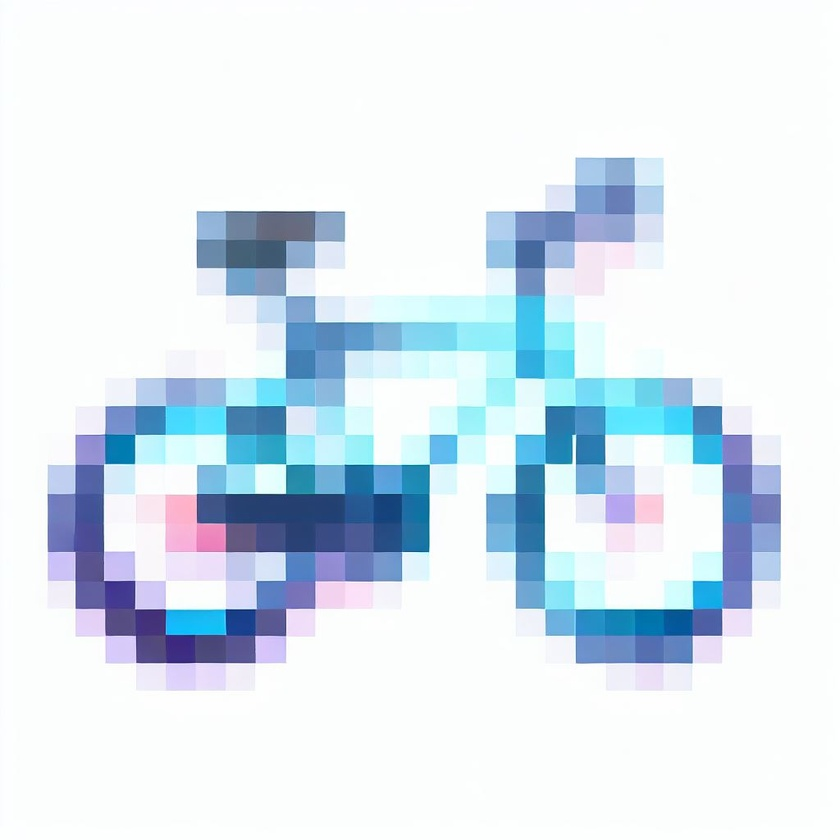
#> input picture images/Ch5/bike.jpeg, 840 x 840 px, shrunk from 1024 x 1024 before the run, found by its file name
$ jupyter execute --allow-errors contour_height.ipynb
#> lines starting #> are read from the running program, lines starting #| are printed output that depends on the picture; after the words box and inside, x2 and y2 are one past the last pixel; in counts of white or black regions, pixels touching at a corner belong together
#> further down, image1 is the input picture: shape (840, 840, 3); mean B, G, R 241.5, 232.1, 219.7
[cell 1]
# Import the necessary libraries
import cv2
import numpy as np

# Define a function to find the contour height of an object using the Canny edge detector
def canny_contour_height(image):
  # Convert the image to grayscale
  gray = cv2.cvtColor(image, cv2.COLOR_BGR2GRAY)
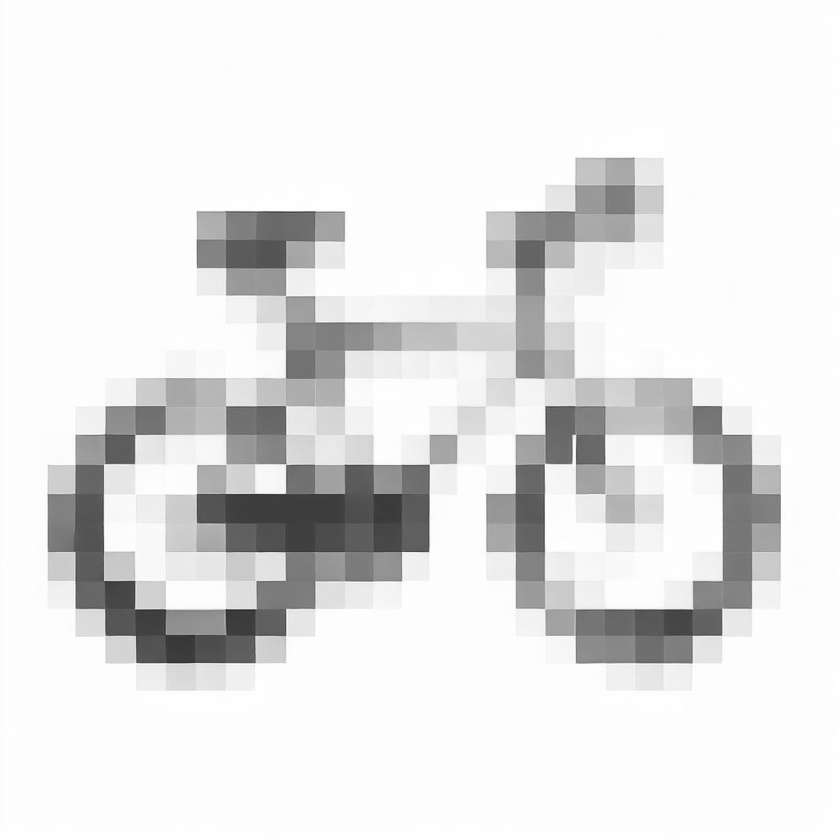
#> gray: shape (840, 840); min 37, max 255, mean 229.3
  # Apply the Canny edge detector with low and high threshold values
  edges = cv2.Canny(gray, 100, 200)
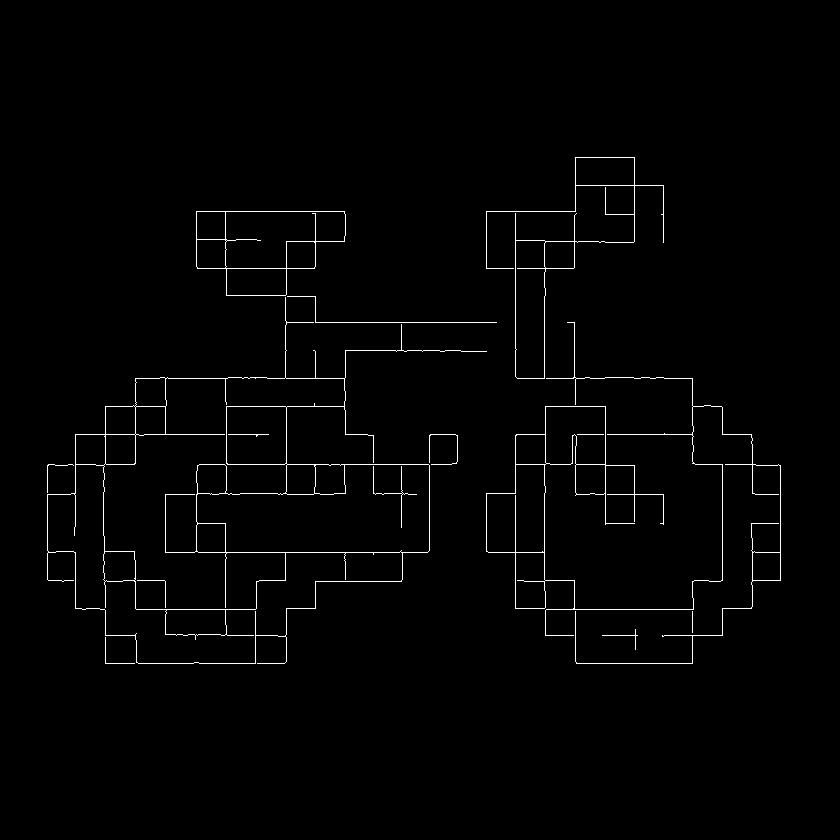
#> edges: shape (840, 840); 1.4% white in thin lines or dots, all inside (x1, y1, x2, y2) = (47, 157, 781, 664)
  # Find the contours of the edges
  contours, _ = cv2.findContours(edges, cv2.RETR_EXTERNAL, cv2.CHAIN_APPROX_SIMPLE)
#> contours = 10 contours, 6 with area under 20; largest, box (x1, y1, x2, y2) and area: (47, 297, 487, 664) 74262, (486, 322, 781, 664) 11893, (196, 211, 346, 296) 9293, (486, 157, 664, 379) 6482
  # Initialize the maximum height as zero
  max_height = 0
  # Loop through each contour
  for cnt in contours:
    # Find the bounding rectangle of the contour
    x, y, w, h = cv2.boundingRect(cnt)
    # Update the maximum height if the current height is larger
    if h > max_height:
      max_height = h
#> this loop made 10 passes
#> (x, y, w, h, max_height) on passes 1, 4, 5, 6, 7: (105, 637, 30, 27, 27), (47, 464, 27, 29, 29), (429, 434, 29, 31, 31), (486, 322, 295, 342, 342), (47, 297, 440, 367, 367)
#> (x, y, w, h) on passes 2, 8, 9, 10: (602, 629, 36, 21), (287, 296, 210, 27), (196, 211, 150, 85), (486, 157, 178, 222)
#> after the loop, max_height = 367
  # Return the maximum height
  return max_height

# Load the first image of a bicycle with 100 pixels height
image1 = cv2.imread("<your_path>/PacktPublishing/DataLabelling/ch05/Images/bike.jpeg")
# Load the second image of a person riding a bicycle where the bicycle has 100 pixels height and the person sitting on the bicycle is extra height
image2 = cv2.imread("<your_path>/PacktPublishing/DataLabelling/ch05/Images/bike_person.jpeg")
# Measure the contour height of both images using the function
# Find the contour height of both images using the function
height1 = canny_contour_height(image1)
#> height1 = 367
#> (the rest of this cell did not finish here and is left out)
